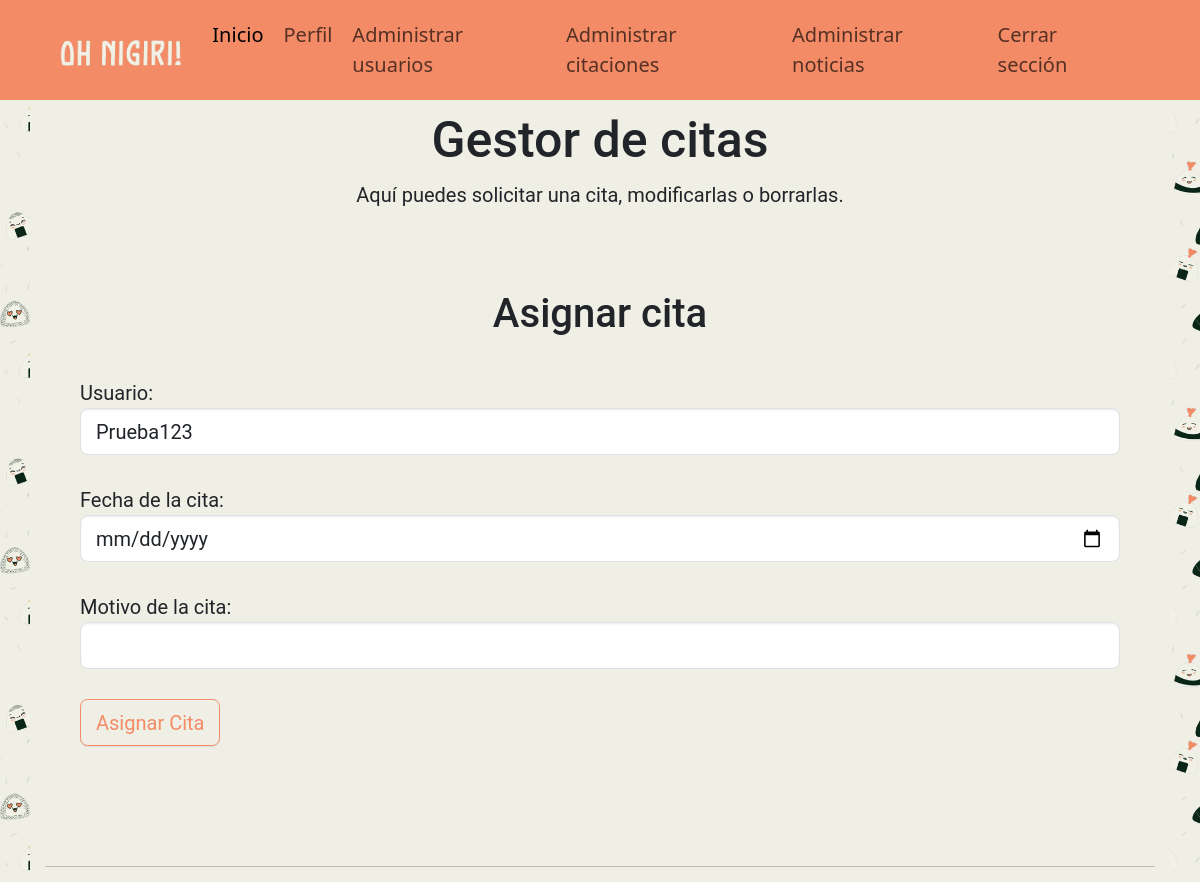
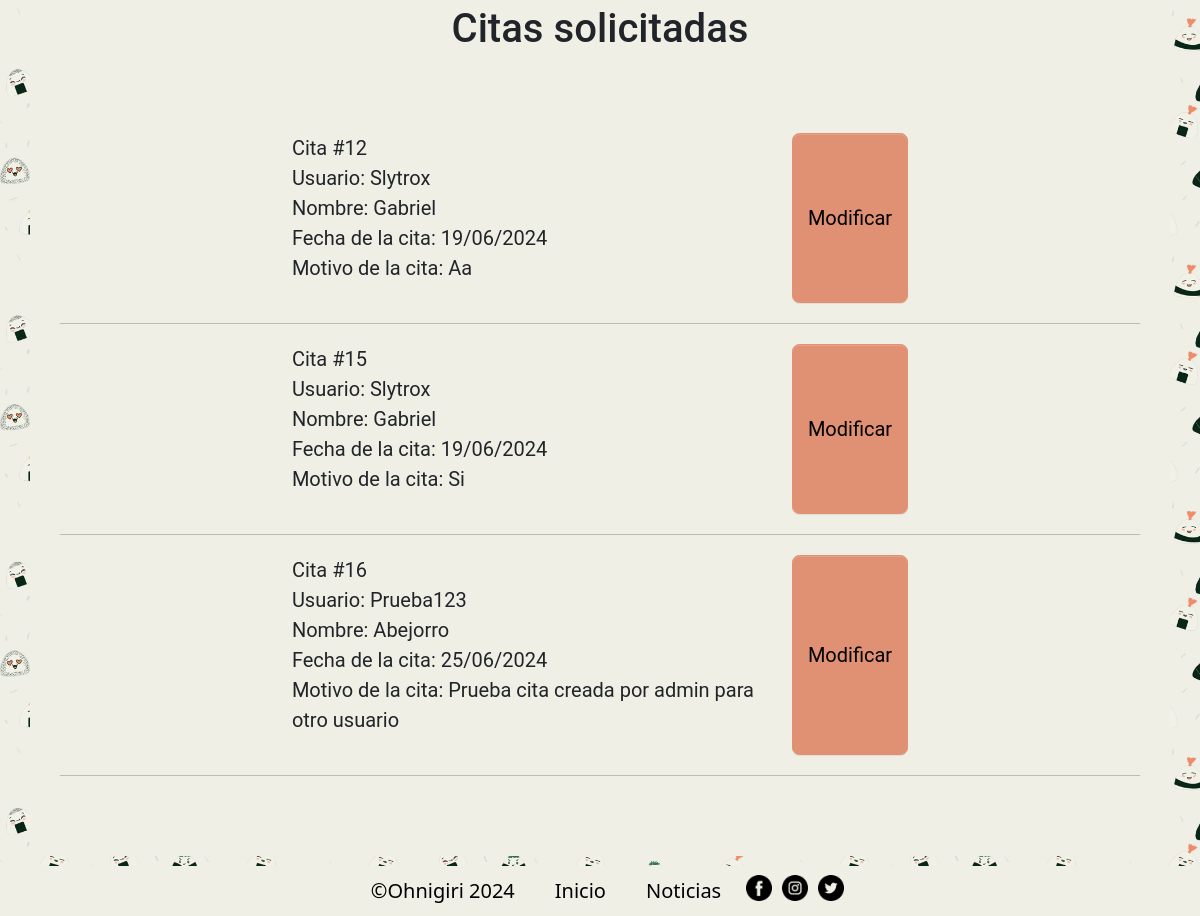
/views/citaciones.php (signed in), run on the app's committed database (2 pictures, top to bottom).
### tables this page shows
CREATE TABLE IF NOT EXISTS `citas` (
  `idCita` int NOT NULL AUTO_INCREMENT,
  `idUsuarioFK` int NOT NULL,
  `fecha_cita` date NOT NULL,
  `motivo_cita` text NOT NULL,
  PRIMARY KEY (`idCita`),
  KEY `idUsuarioFK` (`idUsuarioFK`)
);

### views/citaciones.php (the view, shortened to what this page needs)
<?php
include '../scripts/bd.php';
$idUsuario = $_SESSION['usuario'];
$role = $_SESSION['role'];
if ($role == 'admin') {
    $userStmt = $conn->prepare('SELECT DISTINCT idUsuarioFK, usuario FROM logins');
    $userStmt->execute();
    $userStmt->store_result();
    $userStmt->bind_result($userId, $userName);
    $users = [];
    while ($userStmt->fetch()) {
        $users[] = ['id' => $userId, 'name' => $userName];
    }
}
if ($role == 'admin') {
    $stmt = $conn->prepare('SELECT idCita, fecha_cita, motivo_cita, idUsuarioFK FROM citas');
} else {
    $stmt = $conn->prepare('SELECT idCita, fecha_cita, motivo_cita FROM citas WHERE idUsuarioFK = ?');
    $stmt->bind_param('i', $idUsuario);
}
$stmt->execute();
$stmt->store_result();
if ($role == 'admin') {
    $stmt->bind_result($idCita, $fecha_cita, $motivo_cita, $userId);
} else {
    $stmt->bind_result($idCita, $fecha_cita, $motivo_cita);
}
?>
<!DOCTYPE html>
<html lang="es">
<head>
    <link rel="stylesheet" href="../style/main.css">
</head>
<body>
    <?php include('../scripts/selector_de_barras.php'); ?>
    <main>
        <section><div class="container bg-light">
        <div class="container pt-2"><h1>Gestor de citas</h1>
        <p class="text-center">Aquí puedes solicitar una cita, modificarlas o borrarlas.</p></div>
        <?php if ($role == 'admin') { ?>
        <div class="container bg-light py-5">
            <h2>Asignar cita</h2>
            <form method="post" action="/dinamic-page-test/views/citas/solicitar_cita.php" class="p-3 my-3">
                <label for='user_id'>Usuario:</label>
                <select class="form-control" id="user_id" name="user_id" required>
                    <?php foreach ($users as $user) { ?>
                        <option value="<?php echo htmlspecialchars($user['id']); ?>"><?php echo htmlspecialchars($user['name']); ?></option>
                    <?php } ?>
                </select><br>
                <label for='fecha_cita'>Fecha de la cita:</label>
                <input class="form-control" type="date" id="fecha_cita" name="fecha_cita" required><br>
                <label for='motivo_cita'>Motivo de la cita:</label>
                <input class="form-control" type="text" id="motivo_cita" name="motivo_cita" required><br>
                <button class="btn btn-outline-primary" type='submit'>Asignar Cita</button>
            </form>
        </div>
        <hr>
        <?php } ?>
        <h2>Citas solicitadas</h2>
        <div class="container bg-light py-5">
            <?php
            if ($stmt->num_rows > 0) {
                while ($stmt->fetch()) {
                    $formatted_date = (new DateTime($fecha_cita))->format('d/m/Y');
                    if ($role == 'admin') {
                        $userStmt = $conn->prepare('SELECT DISTINCT l.usuario, u.nombre FROM logins l JOIN usuarios u ON u.IdUsuario = l.idUsuarioFK WHERE idUsuario = ?');
                        $userStmt->bind_param('i', $userId);
                        $userStmt->execute();
                        $userStmt->bind_result($userName, $realName);
                    }
            ?>
            <div class="m-2 mx-auto d-flex justify-content-center">
                <div class="form-info" id="form_info-<?php echo $idCita?>">
                    <p>Cita #<?php echo $idCita?><br>
                    <?php if ($role == 'admin') { ?>
                    Usuario: <?php echo htmlspecialchars($userName); ?><br>
                    Nombre: <?php echo htmlspecialchars($realName); ?><br>
                    <?php } ?>
                    Fecha de la cita: <?php echo htmlspecialchars($formatted_date); ?><br>
                    Motivo de la cita: <?php echo htmlspecialchars($motivo_cita); ?></p>
                </div>
                <button class="btn btn-secondary" type='button' onclick="toggleForm(<?php echo $idCita?>)">Modificar</button>
            </div>
            <hr>
            <?php
                }
            } else {
                echo "No se encontraron citas.";
            }
            ?>
        </div>
        </div></section>
    </main>
    <?php include 'barras/footer.php' ?>
</body>
</html>

### scripts/selector_de_barras.php (shortened to what this page needs)
<?php
if (!isset($_SESSION["valido"]) || $_SESSION["valido"] !== TRUE) {
    include(PROJECT_ROOT . 'views/barras/barra_bienvenida.php');
} else {
    if (isset($_SESSION["role"]) && $_SESSION["role"] == 'admin') {
        include(PROJECT_ROOT . 'views/barras/barra_admin.php');
    } else {
        include(PROJECT_ROOT . 'views/barras/barra_usuario.php');
    }
}
?>

### views/barras/barra_admin.php (shortened to what this page needs)
<header>
        <nav class="navbar navbar-expand-lg navbar-light bg-primary">
            <div class="container-fluid px-5">
                <a class="navbar-brand "><img src="/dinamic-page-test/photos/logo2prov.png" alt="" height="26"></a>
                <div class="collapse navbar-collapse" id="navbarTogglerDemo03">
                    <ul class="navbar-nav me-auto mb-2 mb-lg-0">
                        <li class="nav-item">
                            <a class="nav-link active" aria-current="page" href="/dinamic-page-test/index.php">Inicio</a>
                        </li>
                        <li class="nav-item">
                            <a class="nav-link" href="/dinamic-page-test/views/perfil.php">Perfil</a>
                        </li>
                        <li class="nav-item">
                            <a class="nav-link" href="/dinamic-page-test/views/admin_usuarios.php">Administrar usuarios</a>
                        </li>
                        <li class="nav-item">
                            <a class="nav-link" href="/dinamic-page-test/views/citaciones.php">Administrar citaciones</a>
                        </li>
                        <li class="nav-item">
                            <a class="nav-link" href="/dinamic-page-test/views/noticias.php">Administrar noticias</a>
                        </li>
                        <li class="nav-item">
                            <a class="nav-link" href="/dinamic-page-test/views/login/logout.php">Cerrar sección</a>
                        </li>
                    </ul>
                </div>
            </div>
        </nav>
    </header>

### views/barras/footer.php
<footer class="mt-5">
        <ul class="nav justify-content-center fixed-bottom bg-light ">
            <li class="nav-item ">
                <a class="nav-link text-black" href="#" title="Aviso legal">©Ohnigiri 2024 </a>
            </li>
            <li class="nav-item">
                <a class="nav-link text-black" href="/proyecto/index.php">Inicio</a>
            </li>
            <li class="nav-item">
                <a class="nav-link text-black" href="/proyecto/views/noticias.php">Noticias</a>
            </li>
            <li class="nav-item pt-1 px-1">
                <a class="navbar-brand" href="https://www.facebook.com/" title="Nuestro Facebook"><img
                        src="/proyecto/photos/fb.png" alt="" height="26"></a>
            </li>
            <li class="nav-item pt-1 px-1">
                <a class="navbar-brand" href="https://www.instagram.com/slytrox/" title="Nuestro Instagram"><img
                        src="/proyecto/photos/ig.png" alt="" height="26"></a>
            </li>
            <li class="nav-item pt-1 px-1">
                <a class="navbar-brand" href="https://twitter.com/" title="Nuestro Twitter"><img src="/proyecto/photos/x.png"
                        alt="" height="26"></a>
            </li>
        </ul>
    </footer>

### data on the page
citas: idCita "12", userName "Slytrox", realName "Gabriel", fecha_cita "19/06/2024", motivo_cita "Aa"
citas: idCita "15", userName "Slytrox", realName "Gabriel", fecha_cita "19/06/2024", motivo_cita "Si"
citas: idCita "16", userName "Prueba123", realName "Abejorro", fecha_cita "25/06/2024", motivo_cita "Prueba cita creada por admin para otro usuario"

### other printed values
form field user_id "Prueba123"
